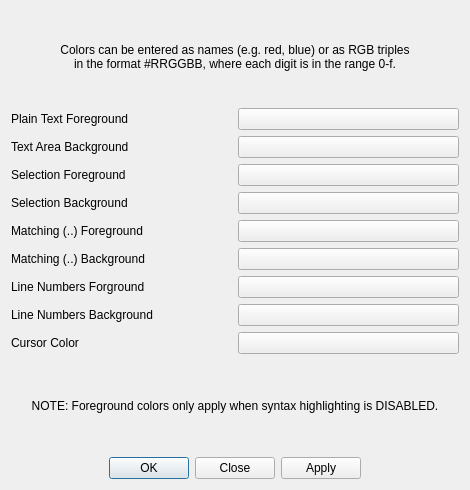
<?xml version="1.0" encoding="UTF-8"?>
<ui version="4.0">
 <class>DialogColors</class>
 <widget class="QDialog" name="DialogColors">
  <property name="geometry">
   <rect>
    <x>0</x>
    <y>0</y>
    <width>470</width>
    <height>490</height>
   </rect>
  </property>
  <property name="windowTitle">
   <string>Colors</string>
  </property>
  <layout class="QVBoxLayout" name="verticalLayout">
   <item>
    <widget class="QLabel" name="label">
     <property name="text">
      <string>Colors can be entered as names (e.g. red, blue) or as RGB triples
in the format #RRGGBB, where each digit is in the range 0-f.</string>
     </property>
     <property name="alignment">
      <set>Qt::AlignCenter</set>
     </property>
    </widget>
   </item>
   <item>
    <layout class="QHBoxLayout" name="horizontalLayout">
     <item>
      <widget class="QLabel" name="label_3">
       <property name="text">
        <string>Plain Text Foreground</string>
       </property>
      </widget>
     </item>
     <item>
      <widget class="QPushButton" name="pushButtonFG"/>
     </item>
    </layout>
   </item>
   <item>
    <layout class="QHBoxLayout" name="horizontalLayout_2">
     <item>
      <widget class="QLabel" name="label_9">
       <property name="text">
        <string>Text Area Background</string>
       </property>
      </widget>
     </item>
     <item>
      <widget class="QPushButton" name="pushButtonBG"/>
     </item>
    </layout>
   </item>
   <item>
    <layout class="QHBoxLayout" name="horizontalLayout_3">
     <item>
      <widget class="QLabel" name="label_4">
       <property name="text">
        <string>Selection Foreground</string>
       </property>
      </widget>
     </item>
     <item>
      <widget class="QPushButton" name="pushButtonSelectionFG"/>
     </item>
    </layout>
   </item>
   <item>
    <layout class="QHBoxLayout" name="horizontalLayout_4">
     <item>
      <widget class="QLabel" name="label_10">
       <property name="text">
        <string>Selection Background</string>
       </property>
      </widget>
     </item>
     <item>
      <widget class="QPushButton" name="pushButtonSelectionBG"/>
     </item>
    </layout>
   </item>
   <item>
    <layout class="QHBoxLayout" name="horizontalLayout_5">
     <item>
      <widget class="QLabel" name="label_5">
       <property name="text">
        <string>Matching (..) Foreground</string>
       </property>
      </widget>
     </item>
     <item>
      <widget class="QPushButton" name="pushButtonMatchFG"/>
     </item>
    </layout>
   </item>
   <item>
    <layout class="QHBoxLayout" name="horizontalLayout_6">
     <item>
      <widget class="QLabel" name="label_7">
       <property name="text">
        <string>Matching (..) Background</string>
       </property>
      </widget>
     </item>
     <item>
      <widget class="QPushButton" name="pushButtonMatchBG"/>
     </item>
    </layout>
   </item>
   <item>
    <layout class="QHBoxLayout" name="horizontalLayout_7">
     <item>
      <widget class="QLabel" name="label_6">
       <property name="text">
        <string>Line Numbers Forground</string>
       </property>
      </widget>
     </item>
     <item>
      <widget class="QPushButton" name="pushButtonLineNumbersFG"/>
     </item>
    </layout>
   </item>
   <item>
    <layout class="QHBoxLayout" name="horizontalLayout_8">
     <item>
      <widget class="QLabel" name="label_11">
       <property name="text">
        <string>Line Numbers Background</string>
       </property>
      </widget>
     </item>
     <item>
      <widget class="QPushButton" name="pushButtonLineNumbersBG"/>
     </item>
    </layout>
   </item>
   <item>
    <layout class="QHBoxLayout" name="horizontalLayout_9">
     <item>
      <widget class="QLabel" name="label_8">
       <property name="text">
        <string>Cursor Color</string>
       </property>
      </widget>
     </item>
     <item>
      <widget class="QPushButton" name="pushButtonCursor"/>
     </item>
    </layout>
   </item>
   <item>
    <widget class="QLabel" name="label_2">
     <property name="text">
      <string>NOTE: Foreground colors only apply when syntax highlighting is DISABLED.</string>
     </property>
     <property name="alignment">
      <set>Qt::AlignCenter</set>
     </property>
    </widget>
   </item>
   <item>
    <widget class="QDialogButtonBox" name="buttonBox">
     <property name="orientation">
      <enum>Qt::Horizontal</enum>
     </property>
     <property name="standardButtons">
      <set>QDialogButtonBox::Apply|QDialogButtonBox::Close|QDialogButtonBox::Ok</set>
     </property>
     <property name="centerButtons">
      <bool>true</bool>
     </property>
    </widget>
   </item>
  </layout>
 </widget>
 <tabstops>
  <tabstop>buttonBox</tabstop>
 </tabstops>
 <resources/>
 <connections>
  <connection>
   <sender>buttonBox</sender>
   <signal>rejected()</signal>
   <receiver>DialogColors</receiver>
   <slot>reject()</slot>
   <hints>
    <hint type="sourcelabel">
     <x>316</x>
     <y>260</y>
    </hint>
    <hint type="destinationlabel">
     <x>286</x>
     <y>274</y>
    </hint>
   </hints>
  </connection>
 </connections>
</ui>
